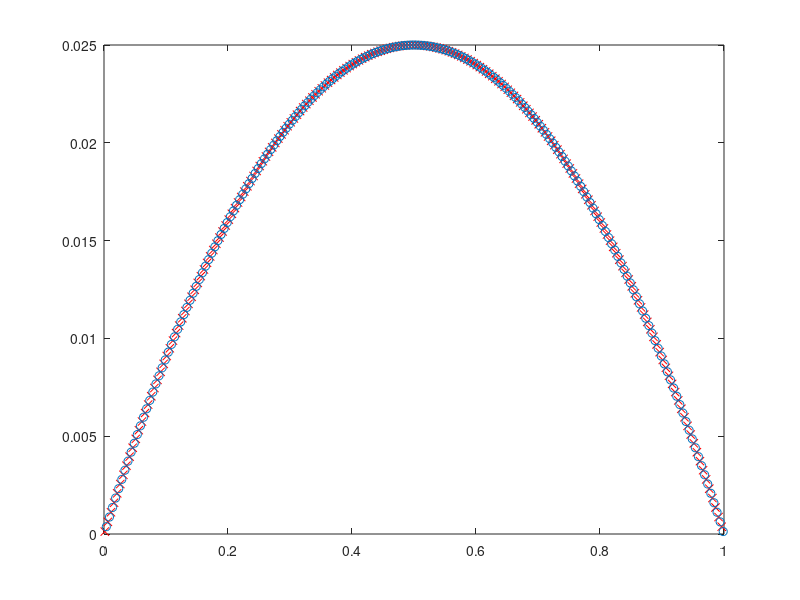
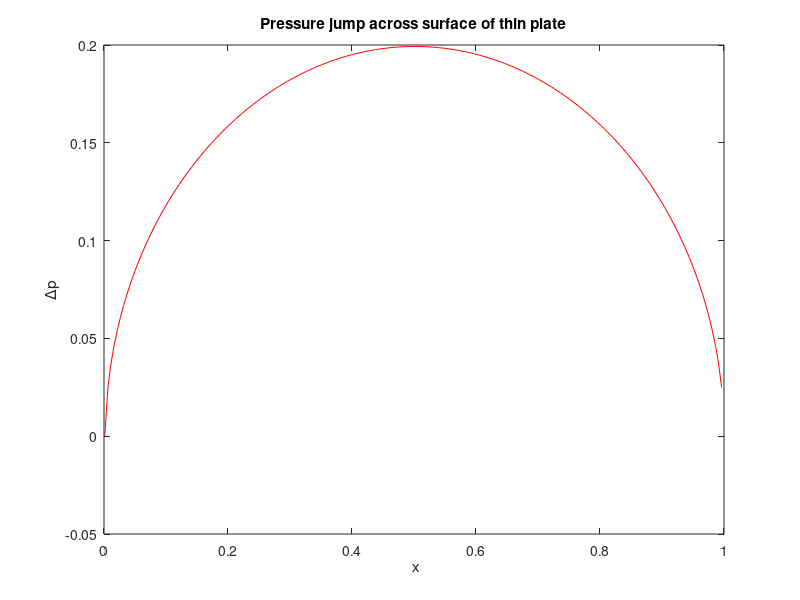

MATLAB code for these plots, in order:
%
%     Potential flow around a camber plate by using the 
% 1/4-3/4-chord 'Weissinger' panels. N = number of panels.
% 
% Daniel T. Valentine ......................... 2009/2016.
clear;clc
    N = 200;
x = 0:1/N:1; 
%
% % Problem 1: Logarithmic camber
% CL = 1;
% for j=1:N+1  
%     if j==1 
%         y(j) = 0; 
%     elseif j==N+1
%         y(j) = -(CL/4/pi);
%     else
%  %y(j)= CL*(-(1 - x(j))^2*log(1-x(j)) + x(j)*(x(j)-2)*log(x(j)))/2/pi;
%  % NOTE: The formula below was found by integrating the formula for  
%  % the slope by using MATLAB symbolics toolbox: 
%  y(j)=CL*(1/2*log(1/x(j))-1/2*log(1/x(j)-1)+log(1/x(j)-1)*x(j) ...
%      -1/2*x(j)-1/2*log(1/x(j)-1)*x(j)^2)/2/pi;
%     end
% end 
% % SOLUTION: The lift and moment coefficients are 
% % CL = 0.99813
% % CM about the quarter chord = -0.083964
% 
% % Problem 2: Cubic camber + angle of attack loading
% alpha = 3; % angle of attack
% fc = 0.052; % Maximum camber to chord ratio
% for j=1:N+1  
%      y(j) = fc*x(j)*(x(j)-1)*(x(j)-2) ...  % camber loading 
%            -sin(alpha*pi/180)*(j-1)/N;     % angle of attack loading 
% end 
% % SOLUTION: The lift and moment coefficients are
% % CL = 0.53162
% % CM about the quarter chord = -0.046093
%
% % Problem 3: NACA 4-digit airfoil camber line
% % NACA 8210, where the t = 10/100 = 0.1, c=1 and 
% % t/c is assumed to be zero:
% p = 2/10; 
% m = 8/100; 
% for j=1:N+1  
%     if x(j) <= p
%         y(j) = m*(2*p*x(j) - x(j)^2)/p^2;
%     else
%         y(j) = m*((1-2*p)+2*p*x(j)-x(j)^2)/(1-p)^2;
%     end
% end 
% % SOLUTION: The lift and moment coefficients are
% % CL = 0.78292
% % CM about the quarter chord = -0.14681
%
% Problem 7: Parabolic (ot circular-arc) camber
fc = 0.025; alpha = 0;
for j=1:N+1; y(j)=4*fc*x(j)*(1-x(j))- x(j)*sin(alpha*pi/180);end 
% SOLUTION: The lift and moment coefficients are
% CL = 0.312
% CM about the quarter chord = -0.078
%
% % Problem of Section 4.5, page 182: Geometry of a flat plate 
% % with a flap 
% xhinge = 0.5; mxdeflect = 0.05; alpha = -1.45;
% for j=1:N+1 
%     if x(j) <= xhinge
%         y(j) = 0 - x(j)*sin(alpha*pi/180);
%     else
%         y(j)= -mxdeflect*(x(j)-xhinge) - x(j)*sin(alpha*pi/180);
%     end
% end 
% % SOLUTION: The lift and moment coefficients are 
% % CL = 0.097584 
% % CM about the quarter chord = -0.025124
% % % Check on CL [Result checks with Equation (4.52) on pg. 183.] 
% %  F = 1 - xhinge;
% %  eta = atan(F*mxdeflect/F);
% %  cosphi = 1 - 2 * (1-F);
% %  phi = acos(cosphi);
% %  disp('Check on CL')
% %  CL = 2*pi*alpha*pi/180 + 2*pi*eta*(1-phi/pi) + 2*eta*sin(phi) 
%
% Free stream
uinfty = 1;
%
% Location of point vortices and 
% collocation points
%
for j=1:N
    % Point vortices locations
    xvort(j) = x(j) + 0.25*(x(j+1)-x(j));
    yvort(j) = y(j) + 0.25*(y(j+1)-y(j));
    dsP(j) = sqrt((x(j+1)-x(j))^2+(y(j+1)-y(j))^2);
    % Collocation points location
    xc(j) = x(j) + 0.75*(x(j+1)-x(j));
    yc(j) = y(j) + 0.75*(y(j+1)-y(j));
    % Normal to the panel
    normx(j) = (y(j+1)-y(j));
    normy(j) = -(x(j+1)-x(j));
    lengthP = sqrt(normx(j)^2+normy(j)^2);
    normx(j) = normx(j)/lengthP;
    normy(j) = normy(j)/lengthP;
end
% Determination of the velocity at the 
% collocation points due to unit vortices
% distance from the vortices to the collocation 
% POINT
for j=1:N
    for k=1:N
        dx = xc(j) - xvort(k);
        dy = yc(j) - yvort(k);
        r = sqrt(dx^2+dy^2);
        vx = -1/(2*pi*r)*dy/r;
        vy = 1/(2*pi*r)*dx/r;
        norm_velocity = vx*normx(j) + vy*normy(j);
        A(j,k) = norm_velocity;
    end
    b(j,1) =  uinfty*normx(j) + 0*normy(j);
end
%
vortex_strength_vector = -A\b;
%
for j=1:N
        u(j) = uinfty; v(j) = 0;
        for m=1:N
            dx = xc(j) - xvort(m);
            dy = yc(j) - yvort(m);
            r = sqrt(dx^2+dy^2);
            vx = -1/(2*pi*r)*dy/r;
            vy = 1/(2*pi*r)*dx/r;
            u(j) = u(j) + vortex_strength_vector(m)*vx;
            v(j) = v(j) + vortex_strength_vector(m)*vy;
        end
end
figure(1)
plot(xvort,yvort,'xr'), hold on
plot(xc,yc,'o')
hold off
figure(2)
delP = -vortex_strength_vector./dsP';
plot(xvort,delP,'r')
title('Pressure jump across surface of thin plate')
xlabel(' x');ylabel('\Deltap')
%
% Computation of the lift
%
C = - sum(vortex_strength_vector);
xc = xvort';
CMLE = 2*sum(xc.*vortex_strength_vector);
CL = 2*C; disp('The lift and moment coefficients are as follows: ')
disp([' CL = ',num2str(CL)])
CMqt = (CMLE/CL + 0.25)*CL;
disp([' CM about the quarter chord = ',num2str(CMqt)])
disp(' Note that a negative moment is pitch down. ')
%
